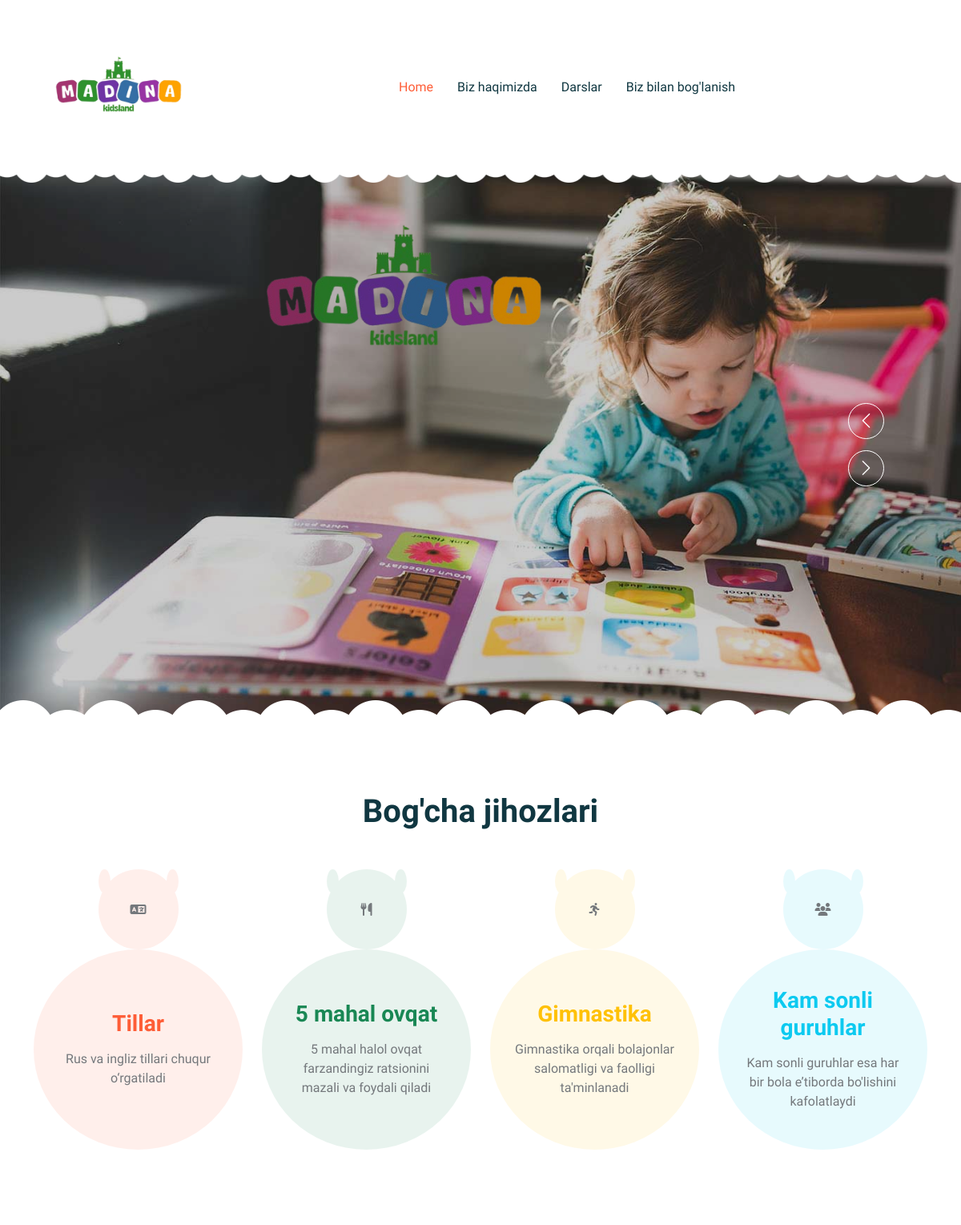
Before: / (upper part) with the older database file.
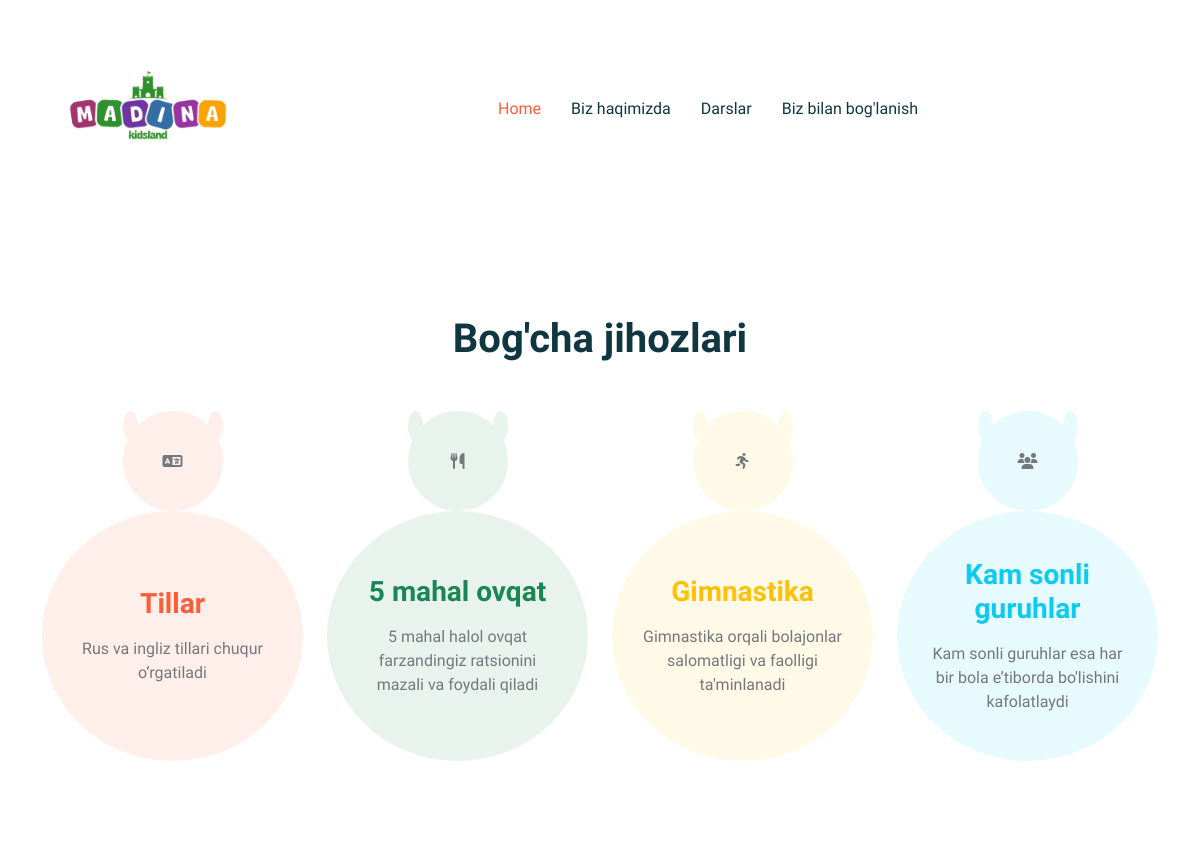
After: the same page with the newer database file.
### kinder_garden/models.py (models this page shows)
class Banner(models.Model):
    banner_image = models.ImageField(upload_to='images/', )

### kinder_garden/views.py (the view)
# urls.py: path('', home, name='home'),
def home(request):
    banners = Banner.objects.all()
    classes = SchoolClasses.objects.all()
    return render(request, 'index.html', {
        'banners': banners,
        'classes': classes
    })

### templates/index.html (shortened to what this page needs)
{% load static %}
<!DOCTYPE html>
<html lang="en">
<head>
    <link href="https://cdnjs.cloudflare.com/ajax/libs/font-awesome/6.7.0/css/all.min.css" rel="stylesheet">
    <link href="https://cdn.jsdelivr.net/npm/bootstrap-icons@1.4.1/font/bootstrap-icons.css" rel="stylesheet">
    <link href="{% static 'lib/animate/animate.min.css' %}" rel="stylesheet">
    <link href="{% static 'lib/owlcarousel/assets/owl.carousel.min.css'' %}" rel="stylesheet">
    <link href="{% static 'css/bootstrap.min.css' %}" rel="stylesheet">
    <link href="{% static 'css/style.css' %}" rel="stylesheet">
</head>
<body>
    <div class="container-xxl bg-white p-0">
        <nav class="navbar navbar-expand-lg bg-white navbar-light sticky-top px-4 px-lg-5 py-lg-0">
            <a href="{% url 'home' %}" class="navbar-brand">
                <h1> <img class="madina" src="{% static './img/madina_logo-removebg-preview.png' %}" alt=""></h1>
            </a>
            <div class="collapse navbar-collapse" id="navbarCollapse">
                <div class="navbar-nav mx-auto">
                    <a href="{% url 'home' %}" class="nav-item nav-link active">Home</a>
                    <a href="about.html" class="nav-item nav-link">Biz haqimizda</a>
                    <a href="classes.html" class="nav-item nav-link">Darslar</a>
                    <a href="contact.html" class="nav-item nav-link">Biz bilan bog'lanish</a>
                </div>
            </div>
        </nav>
        <div class="container-fluid p-0 mb-5">
            <div class="owl-carousel header-carousel position-relative">
                {% for banner in banners %}
                <div class="owl-carousel-item position-relative">
                    <img class="img-fluid" src="{{ banner.banner_image.url }}" alt="">
                    <div class="position-absolute top-0 start-0 w-100 h-100 d-flex align-items-center" style="background: rgba(0, 0, 0, .2);">
                    </div>
                </div>
                {% endfor %}
            </div>
        </div>
        <div class="container-xxl py-5">
            <div class="container">
                <div class="text-center mx-auto mb-5 wow fadeInUp" data-wow-delay="0.1s" style="max-width: 600px;">
                    <h1 class="mb-3">Bog'cha jihozlari</h1>
                </div>
                <div class="row g-4">
                    <div class="col-lg-3 col-sm-6 wow fadeInUp" data-wow-delay="0.1s">
                        <div class="facility-item">
                            <div class="facility-icon bg-primary">
                                <span class="bg-primary"></span>
                                <i class="fa-solid fa-language"></i>
                                <span class="bg-primary"></span>
                            </div>
                            <div class="facility-text bg-primary">
                                <h3 class="text-primary mb-3">Tillar</h3>
                                <p class="mb-0"> Rus va ingliz tillari chuqur o‘rgatiladi</p>
                            </div>
                        </div>
                    </div>
                    <div class="col-lg-3 col-sm-6 wow fadeInUp" data-wow-delay="0.3s">
                        <div class="facility-item">
                            <div class="facility-icon bg-success">
                                <span class="bg-success"></span>
                                <i class="fa-solid fa-utensils"></i>
                                <span class="bg-success"></span>
                            </div>
                            <div class="facility-text bg-success">
                                <h3 class="text-success mb-3">5 mahal ovqat</h3>
                                <p class="mb-0"> 5 mahal halol ovqat farzandingiz ratsionini mazali va foydali qiladi</p>
                            </div>
                        </div>
                    </div>
                    <div class="col-lg-3 col-sm-6 wow fadeInUp" data-wow-delay="0.5s">
                        <div class="facility-item">
                            <div class="facility-icon bg-warning">
                                <span class="bg-warning"></span>
                                <i class="fa-solid fa-person-running"></i>
                                <span class="bg-warning"></span>
                            </div>
                            <div class="facility-text bg-warning">
                                <h3 class="text-warning mb-3">Gimnastika</h3>
                                <p class="mb-0">Gimnastika orqali bolajonlar salomatligi va faolligi  ta'minlanadi</p>
                            </div>
                        </div>
                    </div>
                    <div class="col-lg-3 col-sm-6 wow fadeInUp" data-wow-delay="0.7s">
                        <div class="facility-item">
                            <div class="facility-icon bg-info">
                                <span class="bg-info"></span>
                                <i class="fa-solid fa-users"></i>
                                <span class="bg-info"></span>
                            </div>
                            <div class="facility-text bg-info">
                                <h3 class="text-info mb-3">Kam sonli guruhlar</h3>
                                <p class="mb-0">Kam sonli guruhlar esa  har bir bola e’tiborda bo'lishini kafolatlaydi</p>
                            </div>
                        </div>
                    </div>
                </div>
            </div>
        </div>
        <div class="container-xxl py-5">
            <div class="container">
                <div class="row g-5 align-items-center">
                </div>
            </div>
        </div>
</body>
</html>

### kinder_garden/static/css/style.css (style rules this page uses)
:root { --primary: #FE5D37; --light: #FFF5F3; --dark: #103741; }
.madina { width: 200px; height: 200px; }
h1, h2, h3, h4, .h1, .h2, .h3, .h4, .display-1, .display-2, .display-3, .display-4, .display-5, .display-6 { font-family: 'Lobster Two', cursive; font-weight: 700; }
.navbar .navbar-nav .nav-link { padding: 30px 15px; color: var(--dark); font-weight: 500; outline: none; }
.navbar .navbar-nav .nav-link:hover, .navbar .navbar-nav .nav-link.active { color: var(--primary); }
.navbar.sticky-top { top: -100px; transition: .5s; }
.header-carousel::before, .header-carousel::after, .page-header::before, .page-header::after { position: absolute; content: ""; width: 100%; height: 10px; top: 0; left: 0; background: url(../img/bg-header-top.png) center center repeat-x; z-index: 1; }
.header-carousel::after, .page-header::after { height: 19px; top: auto; bottom: 0; background: url(../img/bg-header-bottom.png) center center repeat-x; }
.facility-item .facility-icon { position: relative; margin: 0 auto; width: 100px; height: 100px; border-radius: 100px; display: flex; align-items: center; justify-content: center; }
.facility-item .facility-icon::before { position: absolute; content: ""; width: 100%; height: 100%; top: 0; left: 0; background: rgba(255, 255, 255, .9); transition: .5s; z-index: 1; }
.facility-item .facility-icon span { position: absolute; content: ""; width: 15px; height: 30px; top: 0; left: 0; border-radius: 50%; }
.facility-item .facility-icon span:last-child { left: auto; right: 0; }
.facility-item .facility-icon i { position: relative; z-index: 2; }
.facility-item .facility-text { position: relative; min-height: 250px; padding: 30px; border-radius: 100%; display: flex; text-align: center; justify-content: center; flex-direction: column; }
.facility-item .facility-text::before { position: absolute; content: ""; width: 100%; height: 100%; top: 0; left: 0; background: rgba(255, 255, 255, .9); transition: .5s; z-index: 1; }
.facility-item .facility-text * { position: relative; z-index: 2; }
.facility-item * { transition: .5s; }

Changed rows visible on the page:
no longer on this page (row edited): Banner: banner_image (picture)
